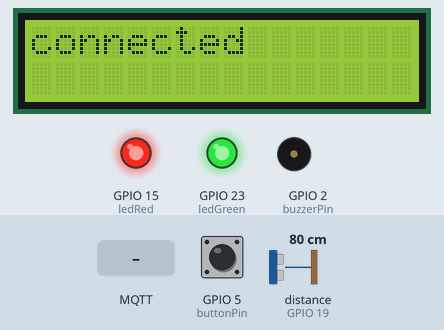
A sketch run on a simulated ESP32. Shown: 16×2 character LCD, output pins drawn as LEDs (lit = HIGH), buzzer (waves = sounding). Inputs (shaded band) come from the test bench; at power-on: distance to the obstacle (sensor on GPIO 19) 80 cm, GPIO 5 (buttonPin) HIGH. The echo pulse lasts 58.3 µs per cm; WiFi joins after 1.5 s; servers stay silent unless stated; no MQTT or app messages arrive unless stated; what the sketch prints to the serial monitor is not drawn.

Above: at 3.8 s.
3.9 s: MQTT message "on" arrives on the first subscribed topic
At 5.4 s:
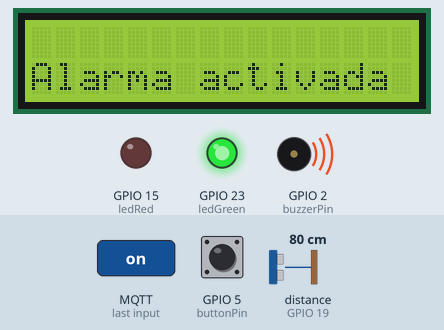
5.7 s: MQTT message "off" arrives on the first subscribed topic
At 6.6 s:
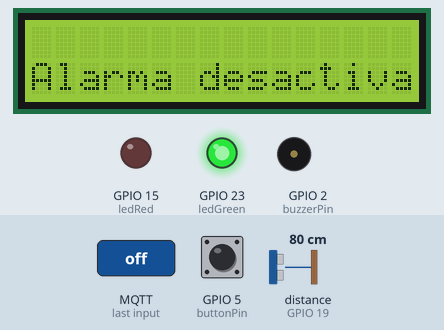
9.2 s: distance to the obstacle (sensor on GPIO 19) set to 2 cm
13.4 s: MQTT message "on" arrives on the first subscribed topic
At 14.0 s:
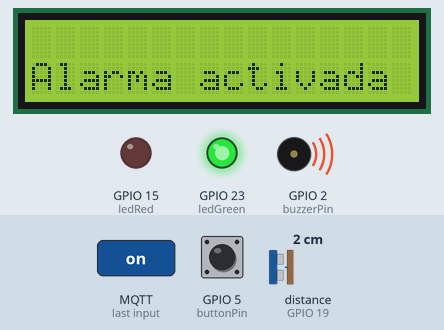
14.9 s: GPIO 5 (buttonPin) pulled LOW for 1 s
At 17.3 s:
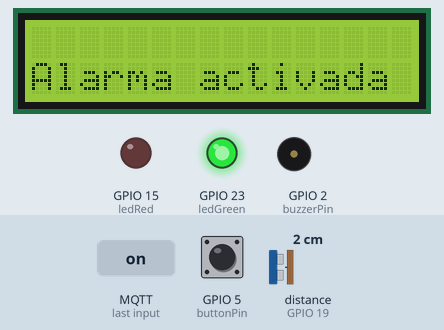
20.1 s: GPIO 5 (buttonPin) pulled LOW for 3.2 s
At 24.4 s:
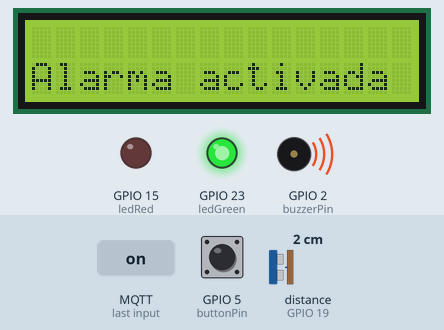
Timing chart, 0 to 25.9 s (numbered marks = the images above; inputs shaded):
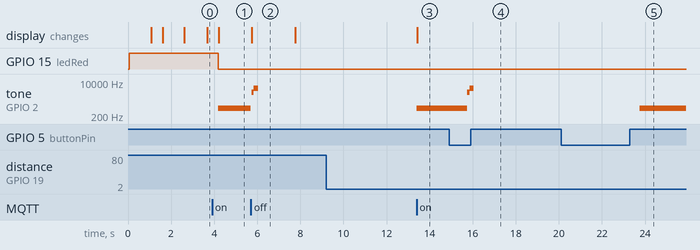

The sketch:

Modulo_Detector.ino
```cpp
#include <WiFi.h>
#include <PubSubClient.h>
#include <ArduinoJson.h>
#include <Ultrasonic.h>
#include "LiquidCrystal_I2C.h"

LiquidCrystal_I2C lcd(0x27, 16, 2);

const char *ssid = "motorola";  // Totalplay-12A2
const char *password = "904390439"; // 12A28E0FNtF9Qfmv
const char *mqttServer = "homesecuremqtt.ddns.net";
const int mqttPort = 1883;
const char *mqttUser = "leonardo";
const char *mqttPassword = "90tr4dd3zqKeifermc12";

const char *topicUltrasonic = "/homeSecure/esp32/ultrasonic";
const char *topicSmoke = "/homeSecure/esp32/smoke";
const char *topicAlarm = "/homeSecure/esp32/alarm";

WiFiClient espClient;
PubSubClient client(espClient);

unsigned long previousUltrasonicMillis = 0;
const unsigned long ultrasonicInterval = 1000;

// Pin para el sensor ultrasónico
const int triggerPin = 18;
const int echoPin = 19;

// Pin para el sensor de humo
const int smokePin = 34;
int smokeThreshold = 500; // Umbral de detección de humo
unsigned long previousSmokeMillis = 0;
const unsigned long smokeInterval = 1000;

const unsigned long smokeCooldownTime = 1 * 60 * 1000; // 1 minutos en milisegundos
bool smokeDetected = false;
unsigned long lastSmokeTime = 0;

// Pin para el buzzer
const int buzzerPin = 2;

// Pin para el botón
const int buttonPin = 5;

// Distancia umbral en centímetros
const int distanciaUmbral = 30;

// Tiempo de espera en milisegundos para encender el buzzer
const unsigned long tiempoEspera = 5000;

// Variables para medir el tiempo
unsigned long tiempoInicio;
unsigned long tiempoActual;

bool buzzerActivo = false;

// Objeto para el sensor ultrasónico
Ultrasonic ultrasonic(triggerPin, echoPin);

const int ledRed = 15;
const int ledGreen = 23;

void reconnect() {

  while (!client.connected()){

    lcd.clear();
    lcd.setCursor(0, 0);
    lcd.print("Start MQTT...");


    Serial.println("Connecting to MQTT...");
    delay(1000);
       if (client.connect("ESP32Client_Detector", mqttUser, mqttPassword )){
          lcd.clear();
          lcd.setCursor(0, 0);
          lcd.print("connected");
          Serial.println("connected");
          client.subscribe(topicAlarm);
          delay(500);
          lcd.clear();

       }
       else
       {
           lcd.clear();
           lcd.setCursor(0, 0);
           lcd.print("Failed");
           Serial.println("failed, trying again");
           Serial.print(client.state());
           delay(2000);
       }
  }

}

void startConection()
{
  WiFi.begin(ssid, password);

  lcd.clear();
  lcd.setCursor(0, 0);
  lcd.print("Starting");
  delay(1000);
  lcd.clear();
  lcd.setCursor(0, 0);
  lcd.print("WiFi");

  Serial.print("Connecting WiFi.");


  lcd.setCursor(0, 1);
  while (WiFi.status() != WL_CONNECTED){
    delay(500);
    Serial.print(".") ;
    lcd.print(".");
  }

  lcd.clear();
  lcd.setCursor(0, 0);
  lcd.print("Connected WiFi");
  delay(1000);


  Serial.println("Connected to the WiFi network");
  client.setServer(mqttServer, mqttPort);
  client.setCallback(callback);

}

void reproducirNotificacion()
{
  tone(buzzerPin, 3000); // Generar un tono de 1 kHz
  delay(100);            // Mantener el tono durante 100 milisegundos
  tone(buzzerPin, 5000); // Generar un tono de 1 kHz
  delay(200);            // Mantener el tono durante 100 milisegundos
  noTone(buzzerPin);     // Detener el tono
  delay(200);            // Esperar 200 milisegundos antes de la próxima notificación (ajusta según tus necesidades)
}

void activeBuzerByUltrasonic()
{
  buzzerActivo = true;
  StaticJsonDocument<200> jsonDoc;
  jsonDoc["data"] = "Alarma de movimiento activada";
  jsonDoc["status"] = "on";

  char buffer[200];
  serializeJson(jsonDoc, buffer);

  client.publish(topicUltrasonic, buffer);

  tone(buzzerPin, 500);
  Serial.println("Alarma encendida");
}

void activeBuzerBySmoke()
{
  buzzerActivo = true;
  StaticJsonDocument<200> jsonDoc;
  jsonDoc["data"] = "Alarma de humo activada";
  jsonDoc["status"] = "on";

  char buffer[200];
  serializeJson(jsonDoc, buffer);

  client.publish(topicSmoke, buffer);

  tone(buzzerPin, 500);
  Serial.println("Alarma de humo encendida");
}

void disableBuzzerByUltrasonic()
{
  buzzerActivo = false;
  noTone(buzzerPin);
  tiempoInicio = 0;

  StaticJsonDocument<200> jsonDoc;
  jsonDoc["data"] = "Alarma de movimiento desactivada";
  jsonDoc["status"] = "off";

  char buffer[200];
  serializeJson(jsonDoc, buffer);

  client.publish(topicUltrasonic, buffer);

  Serial.println("El buzer ha sido apagado");

  reproducirNotificacion();
}

void disableBuzzerBySmoke()
{
  buzzerActivo = false;
  noTone(buzzerPin);
  tiempoInicio = 0;

  StaticJsonDocument<200> jsonDoc;
  jsonDoc["data"] = "Alarma de humo desactivada";
  jsonDoc["status"] = "off";

  char buffer[200];
  serializeJson(jsonDoc, buffer);

  client.publish(topicSmoke, buffer);

  Serial.println("El buzer ha sido apagado");

  reproducirNotificacion();
}

void ultrasonicoSensor()
{
  unsigned long currentMillis = millis();
  if (currentMillis - previousUltrasonicMillis >= ultrasonicInterval)
  {
    previousUltrasonicMillis = currentMillis;

    float distancia = ultrasonic.read();

    if (digitalRead(buttonPin) == LOW)
    {
      // apagar el Lbuzzer
      if (buzzerActivo)
      {

        disableBuzzerByUltrasonic();
      }
    }
    else if (distancia <= distanciaUmbral)
    {
      // iniciar el temporizador
      if (tiempoInicio == 0)
      {
        tiempoInicio = millis();
      }
      else
      {
        tiempoActual = millis();
        unsigned long tiempoTranscurrido = tiempoActual - tiempoInicio;

        if (tiempoTranscurrido >= tiempoEspera)
        {
          // encender el buzzer

          if (!buzzerActivo)
          {

            activeBuzerByUltrasonic();
          }
        }
      }
    }
    else
    {
      // reiniciar el temporizador
      tiempoInicio = 0;
    }

    String mensajeDistacia = String(distancia) + " cm";

    Serial.println(mensajeDistacia);
  }
}

void smokeSensor()
{
  unsigned long currentMillis = millis();

  if (currentMillis - lastSmokeTime >= smokeCooldownTime)
  {
    if (currentMillis - previousSmokeMillis >= smokeInterval)
    {
      previousSmokeMillis = currentMillis;

      int smokeValue = analogRead(smokePin);

      if (digitalRead(buttonPin) == LOW)
      {
        // apagar el Lbuzzer
        if (buzzerActivo)
        {

          disableBuzzerByUltrasonic();
        }
      }

      Serial.print("Valor del sensor de humo: ");
      Serial.println(smokeValue);

      if (smokeValue > smokeThreshold)
      {
        activeBuzerBySmoke();
        smokeDetected = true;
        lastSmokeTime = currentMillis;
      }
    }
  }
  else
  {
    if (currentMillis - previousSmokeMillis >= smokeInterval)
    {
      previousSmokeMillis = currentMillis;

      Serial.println("Reinciando sensor de humo");
    }
  }
}

void setup()
{
  Serial.begin(115200);

  pinMode(buzzerPin, OUTPUT);
  pinMode(buttonPin, INPUT_PULLUP);
  pinMode(ledRed, OUTPUT);
  pinMode(ledGreen, OUTPUT);
  pinMode(smokePin, INPUT);

  lcd.init();
  lcd.backlight();

  digitalWrite(ledRed, HIGH);
  startConection();
  digitalWrite(ledRed, LOW);
  digitalWrite(ledGreen, HIGH);
}

void loop()
{

  if (!client.connected()) {
    digitalWrite(ledRed, HIGH);
    reconnect();
    digitalWrite(ledRed, LOW);
    digitalWrite(ledGreen, HIGH);
  }
  client.loop();

  ultrasonicoSensor();
}

void callback(char* topic, byte* payload, unsigned int length) {
  Serial.print("Mensaje recibido en el tópico: ");
  Serial.println(topic);

  String message = "";
  for (int i = 0; i < length; i++) {
    message += (char)payload[i];
  }

  Serial.print("Mensaje recibido: ");
  Serial.println(message);

  if (String(topic) == topicAlarm) {
    if (message == "on") {
      if(buzzerActivo == false){
      tone(buzzerPin, 500);
      lcd.setCursor(0, 1);
      lcd.print("Alarma activada");
      Serial.println("Alarma activada");
      buzzerActivo = true;
      }
    } else if (message == "off") {
      if(buzzerActivo == true){
      noTone(buzzerPin);
      lcd.setCursor(0, 1);
      lcd.print("                ");
      lcd.setCursor(0, 1);
      lcd.print("Alarma desactivada");
      Serial.println("Alarma desactivada");
      reproducirNotificacion();
      delay(1500);
      lcd.setCursor(0, 1);
      lcd.print("                ");
      buzzerActivo = false;
      }
    }
  }
}
```

Measured:
- after the input at 3.9 s, tone on GPIO 2 (buzzerPin): silent → 500 Hz after 0.29 s; the display: changes after 0.31 s (image 1)
- after the input at 5.7 s, tone on GPIO 2 (buzzerPin): 500 Hz → silent at once, → 3000 Hz 0.03 s later, → 5000 Hz 0.10 s later, → silent 0.20 s later; the display: changes at once (image 2)
- after the input at 9.2 s, every drawn part: stays the same
- after the input at 13.4 s, tone on GPIO 2 (buzzerPin): silent → 500 Hz after 0.00 s instead of 1.4 s; the display: changes at once (image 3)
- after the input at 14.9 s, tone on GPIO 2 (buzzerPin): 500 Hz → 3000 Hz after 0.85 s, → 5000 Hz 0.10 s later, → silent 0.20 s later
- after the input at 20.1 s, tone on GPIO 2 (buzzerPin): silent → 500 Hz after 3.7 s instead of 1.7 s
- what the display in image 2 shows lasts 2.1 s, from 5.7 s to 7.8 s
